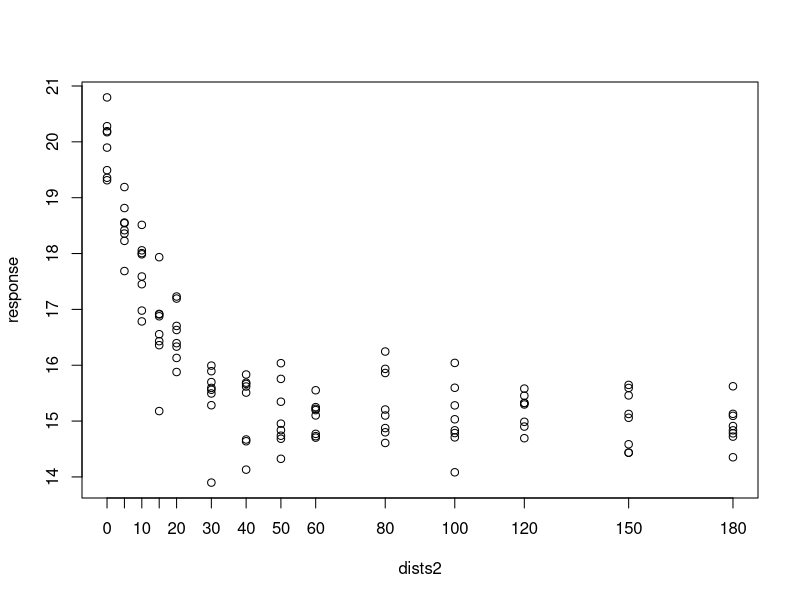
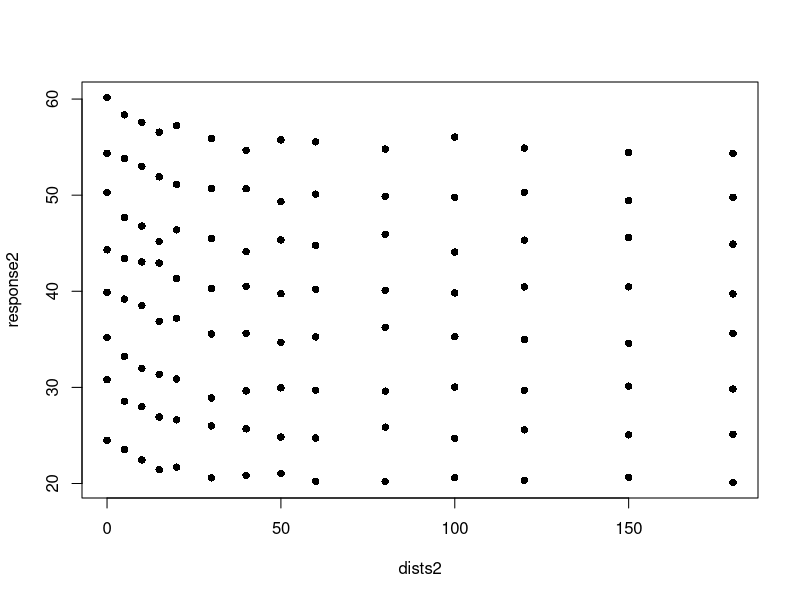
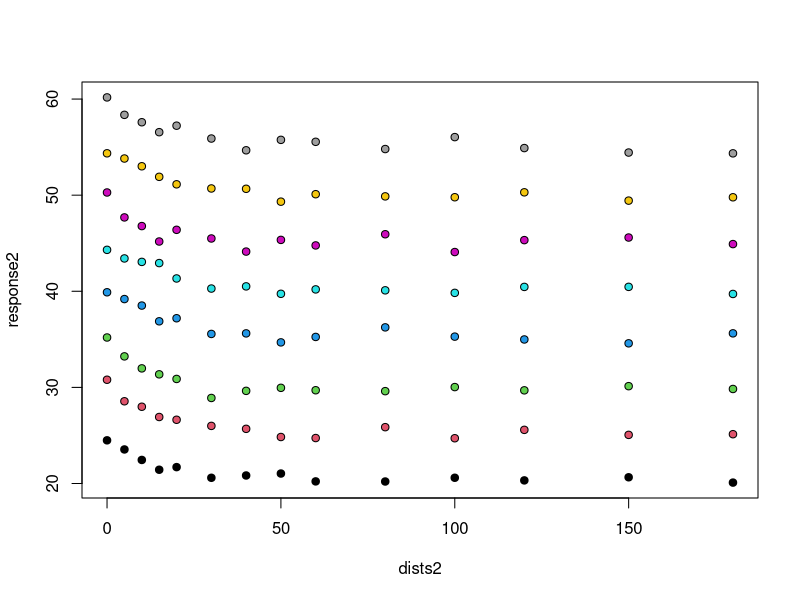

The R source for these figures, in order:
##############################################################
# Randomization Test for Assessing Edge Influence (RTEI)     #
#   including a blocking factor                              #
##############################################################
# This text is analogous to a mixed model or a paired t-test #
#   in that it assumes that sampling points are not          #
#   independent, but grouped according to some factor.       #
##############################################################
# The grouping factor is usually the transect where the      #
#   samples were collected.                                  #
##############################################################

# Data for the analysis: should have three columns:
# 1) Transect - representing the transect or blocking factor;
# 2) Distance - the distance corresponding to each sample;
# 3) Value - The value of the response variable for which 
#      distance of edge influence (DEI) is to be assessed.

# First, let's simulate some data with eight transects and several distances:

dists <- c(0,5,10,15,20,30,40,50,60,80,100,120,150,180)
Ndists <- length(dists)
Ntrans <- 8
dists2 <- rep(dists, times=Ntrans)
transects <- rep(c(1:8), each=Ndists)

set.seed(17)

response <- 15+5*exp(-dists2/15) + rnorm(length(dists2),0,0.5)

plot(response~dists2, xaxt="n")
axis(at=dists, side=1)

# In this simulated data, the response variable is higher at the edge
#  and stabilizes around 30 m. This is a realistic scenario for 
#  Neotropical vegetation.

# Now let us introduce random variation, with some transects having
#  much higher values than other transects

response2 <- response + transects*5

plot(response2 ~ dists2, pch=16) # The pattern is much less clear

plot(response2 ~ dists2, pch=21, bg=transects) # But it can be seen within each transect

# Combine into one data frame

data.full <- data.frame(Transect = transects, Distance = dists2, Value = response2)

# Randomizations will be performed within each transect
# Test statistics: mean (edge - interior) differences (so NOT difference in edge and interior means)

distance <- dists2
block <- transects
y <- response2
dist.int.min <- 120
Nperm <- 5000

RTEI.blocking <- function(block, distance, y, dist.int.min, Nperm) {
    dists <- unique(distance)
    Ndists <- length(dists)
    Ntrans <- length(unique(block))
    result <- matrix(ncol=8, nrow=length(dists))
    colnames(result) <- c("Distance", "Mean", "SD", "MEI", "Signif_below", "Signif_above", "Signif_abs", "Signif_2tailed")
    which.int <- which(distance >= dist.int.min)
    y.int <- y[which.int]
    trans.int <- block[which.int]
    mean.int <- aggregate(y.int ~ trans.int, FUN=mean)[,2]
    for(i in 1:Ndists) {
        print(dists[i])
        y.edge <- y[distance == dists[i]]
        trans.edge <- block[distance == dists[i]]
        trans.edge <- block[distance == dists[i]]
        mean.edge <- aggregate(y.edge ~ trans.edge, FUN=mean)[,2]
        dif.real <- mean(mean.edge - mean.int)
        dif.perm <- numeric(Nperm)
        dif.perm[1] <- dif.real
        if (dists[i] < dist.int.min) {
            for (j in 2:Nperm) {
                dif.temp <- numeric(Ntrans)
                for(k in 1:Ntrans) {
                    trans.now <- unique(block)[k]
                    y.edge.now <- y.edge[trans.edge == trans.now]
                    y.int.now <- y.int[trans.int == trans.now]
                    Nedge.now <- length(y.edge.now)
                    data.now <- c(y.edge.now, y.int.now)
                    data.now.rand <- sample(data.now)
                    dif.temp[k] <- mean(data.now.rand[1:Nedge.now]) - mean(data.now.rand[(1+Nedge.now):length(data.now.rand)])  
                }
                dif.perm[j] <- mean(dif.temp)
            }
        }
        result[i,"Distance"] <- dists[i]
        result[i, "Mean"] <- mean(y.edge)
        result[i, "SD"] <- sd(y.edge)
        if (dists[i] < dist.int.min) {
            result[i, "MEI"] <- (mean(y.edge) - mean(y.int)) / (mean(y.edge) + mean(y.int))
            result[i, "Signif_below"] <- sum(dif.perm <= dif.real) / Nperm
            result[i, "Signif_above"] <- sum(dif.perm >= dif.real) / Nperm
            result[i, "Signif_abs"] <- sum(abs(dif.perm) >= abs(dif.real)) / Nperm
            result[i, "Signif_2tailed"] <- min(c(result[i, "Signif_below"], result[i, "Signif_above"]))*2
        }
    }
    return(result)
}


# Testing
RTEI.blocking(block = data.full$Transect, distance=data.full$Distance, y=data.full$Value, dist.int.min=120,Nperm=5000)

# Seems to work :-)                                                                                         




































